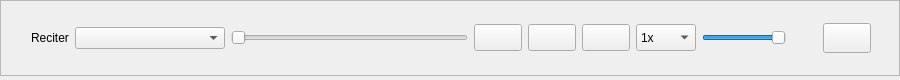
<?xml version="1.0" encoding="UTF-8"?>
<ui version="4.0">
 <class>PlayerControls</class>
 <widget class="QWidget" name="PlayerControls">
  <property name="geometry">
   <rect>
    <x>0</x>
    <y>0</y>
    <width>900</width>
    <height>80</height>
   </rect>
  </property>
  <property name="sizePolicy">
   <sizepolicy hsizetype="Maximum" vsizetype="Preferred">
    <horstretch>0</horstretch>
    <verstretch>0</verstretch>
   </sizepolicy>
  </property>
  <property name="windowTitle">
   <string notr="true"/>
  </property>
  <layout class="QHBoxLayout" name="horizontalLayout_5" stretch="0">
   <property name="spacing">
    <number>0</number>
   </property>
   <property name="leftMargin">
    <number>0</number>
   </property>
   <property name="topMargin">
    <number>0</number>
   </property>
   <property name="rightMargin">
    <number>0</number>
   </property>
   <property name="bottomMargin">
    <number>4</number>
   </property>
   <item>
    <widget class="QFrame" name="playerFrame">
     <property name="frameShape">
      <enum>QFrame::Shape::StyledPanel</enum>
     </property>
     <property name="frameShadow">
      <enum>QFrame::Shadow::Raised</enum>
     </property>
     <layout class="QHBoxLayout" name="horizontalLayout" stretch="0,0,1,0,0,0,0,0,0,0">
      <property name="leftMargin">
       <number>30</number>
      </property>
      <property name="topMargin">
       <number>5</number>
      </property>
      <property name="rightMargin">
       <number>28</number>
      </property>
      <property name="bottomMargin">
       <number>5</number>
      </property>
      <item>
       <widget class="QLabel" name="lblReciter">
        <property name="maximumSize">
         <size>
          <width>50</width>
          <height>16777215</height>
         </size>
        </property>
        <property name="text">
         <string>Reciter</string>
        </property>
       </widget>
      </item>
      <item>
       <widget class="QComboBox" name="cmbReciter">
        <property name="sizePolicy">
         <sizepolicy hsizetype="Expanding" vsizetype="Fixed">
          <horstretch>0</horstretch>
          <verstretch>0</verstretch>
         </sizepolicy>
        </property>
        <property name="minimumSize">
         <size>
          <width>150</width>
          <height>0</height>
         </size>
        </property>
        <property name="cursor">
         <cursorShape>PointingHandCursor</cursorShape>
        </property>
       </widget>
      </item>
      <item>
       <widget class="QSlider" name="sldrAudioPlayer">
        <property name="sizePolicy">
         <sizepolicy hsizetype="Expanding" vsizetype="Preferred">
          <horstretch>0</horstretch>
          <verstretch>0</verstretch>
         </sizepolicy>
        </property>
        <property name="maximumSize">
         <size>
          <width>300</width>
          <height>16777215</height>
         </size>
        </property>
        <property name="cursor">
         <cursorShape>PointingHandCursor</cursorShape>
        </property>
        <property name="orientation">
         <enum>Qt::Orientation::Horizontal</enum>
        </property>
       </widget>
      </item>
      <item>
       <widget class="QPushButton" name="btnPlay">
        <property name="sizePolicy">
         <sizepolicy hsizetype="Fixed" vsizetype="Fixed">
          <horstretch>0</horstretch>
          <verstretch>0</verstretch>
         </sizepolicy>
        </property>
        <property name="minimumSize">
         <size>
          <width>42</width>
          <height>27</height>
         </size>
        </property>
        <property name="maximumSize">
         <size>
          <width>52</width>
          <height>27</height>
         </size>
        </property>
        <property name="cursor">
         <cursorShape>PointingHandCursor</cursorShape>
        </property>
        <property name="styleSheet">
         <string notr="true">QPushButton { min-width: 40px; min-height: 25px; max-width: 50px; max-height: 25px; }</string>
        </property>
       </widget>
      </item>
      <item>
       <widget class="QPushButton" name="btnPause">
        <property name="sizePolicy">
         <sizepolicy hsizetype="Fixed" vsizetype="Fixed">
          <horstretch>0</horstretch>
          <verstretch>0</verstretch>
         </sizepolicy>
        </property>
        <property name="minimumSize">
         <size>
          <width>42</width>
          <height>27</height>
         </size>
        </property>
        <property name="maximumSize">
         <size>
          <width>52</width>
          <height>27</height>
         </size>
        </property>
        <property name="font">
         <font>
          <family>Noto Sans Display</family>
          <pointsize>10</pointsize>
         </font>
        </property>
        <property name="cursor">
         <cursorShape>PointingHandCursor</cursorShape>
        </property>
        <property name="styleSheet">
         <string notr="true">QPushButton { min-width: 40px; min-height: 25px; max-width: 50px; max-height: 25px; }</string>
        </property>
       </widget>
      </item>
      <item>
       <widget class="QPushButton" name="btnStop">
        <property name="sizePolicy">
         <sizepolicy hsizetype="Fixed" vsizetype="Fixed">
          <horstretch>0</horstretch>
          <verstretch>0</verstretch>
         </sizepolicy>
        </property>
        <property name="minimumSize">
         <size>
          <width>42</width>
          <height>27</height>
         </size>
        </property>
        <property name="maximumSize">
         <size>
          <width>52</width>
          <height>27</height>
         </size>
        </property>
        <property name="cursor">
         <cursorShape>PointingHandCursor</cursorShape>
        </property>
        <property name="styleSheet">
         <string notr="true">QPushButton { min-width: 40px; min-height: 25px; max-width: 50px; max-height: 25px; }</string>
        </property>
       </widget>
      </item>
      <item>
       <widget class="QComboBox" name="cmbPlaybackRate">
        <property name="sizePolicy">
         <sizepolicy hsizetype="Fixed" vsizetype="Fixed">
          <horstretch>0</horstretch>
          <verstretch>0</verstretch>
         </sizepolicy>
        </property>
        <property name="minimumSize">
         <size>
          <width>52</width>
          <height>27</height>
         </size>
        </property>
        <property name="maximumSize">
         <size>
          <width>60</width>
          <height>27</height>
         </size>
        </property>
        <property name="currentIndex">
         <number>3</number>
        </property>
        <item>
         <property name="text">
          <string>0.25x</string>
         </property>
        </item>
        <item>
         <property name="text">
          <string>0.5x</string>
         </property>
        </item>
        <item>
         <property name="text">
          <string>0.75x</string>
         </property>
        </item>
        <item>
         <property name="text">
          <string>1x</string>
         </property>
        </item>
        <item>
         <property name="text">
          <string>1.25x</string>
         </property>
        </item>
        <item>
         <property name="text">
          <string>1.5x</string>
         </property>
        </item>
        <item>
         <property name="text">
          <string>1.75x</string>
         </property>
        </item>
        <item>
         <property name="text">
          <string>2x</string>
         </property>
        </item>
       </widget>
      </item>
      <item>
       <widget class="QSlider" name="sldrVolume">
        <property name="sizePolicy">
         <sizepolicy hsizetype="Expanding" vsizetype="Preferred">
          <horstretch>0</horstretch>
          <verstretch>0</verstretch>
         </sizepolicy>
        </property>
        <property name="minimumSize">
         <size>
          <width>80</width>
          <height>0</height>
         </size>
        </property>
        <property name="cursor">
         <cursorShape>PointingHandCursor</cursorShape>
        </property>
        <property name="styleSheet">
         <string notr="true"/>
        </property>
        <property name="maximum">
         <number>100</number>
        </property>
        <property name="singleStep">
         <number>5</number>
        </property>
        <property name="value">
         <number>100</number>
        </property>
        <property name="orientation">
         <enum>Qt::Orientation::Horizontal</enum>
        </property>
        <property name="invertedAppearance">
         <bool>false</bool>
        </property>
        <property name="invertedControls">
         <bool>false</bool>
        </property>
       </widget>
      </item>
      <item>
       <widget class="QLabel" name="lbSpeaker">
        <property name="sizePolicy">
         <sizepolicy hsizetype="Fixed" vsizetype="Fixed">
          <horstretch>0</horstretch>
          <verstretch>0</verstretch>
         </sizepolicy>
        </property>
        <property name="minimumSize">
         <size>
          <width>25</width>
          <height>25</height>
         </size>
        </property>
        <property name="maximumSize">
         <size>
          <width>25</width>
          <height>25</height>
         </size>
        </property>
        <property name="font">
         <font>
          <family>Noto Sans Display</family>
          <pointsize>12</pointsize>
         </font>
        </property>
        <property name="text">
         <string notr="true"/>
        </property>
        <property name="textFormat">
         <enum>Qt::TextFormat::PlainText</enum>
        </property>
        <property name="scaledContents">
         <bool>true</bool>
        </property>
        <property name="alignment">
         <set>Qt::AlignmentFlag::AlignCenter</set>
        </property>
        <property name="indent">
         <number>0</number>
        </property>
       </widget>
      </item>
      <item>
       <widget class="QPushButton" name="btnRepeat">
        <property name="sizePolicy">
         <sizepolicy hsizetype="Fixed" vsizetype="Fixed">
          <horstretch>0</horstretch>
          <verstretch>0</verstretch>
         </sizepolicy>
        </property>
        <property name="styleSheet">
         <string notr="true">QPushButton { min-width: 40px; min-height: 28px; max-width: 50px; max-height: 28px; }</string>
        </property>
        <property name="text">
         <string notr="true"/>
        </property>
        <property name="shortcut">
         <string notr="true"/>
        </property>
        <property name="checkable">
         <bool>true</bool>
        </property>
       </widget>
      </item>
     </layout>
    </widget>
   </item>
  </layout>
 </widget>
 <resources/>
 <connections/>
</ui>
